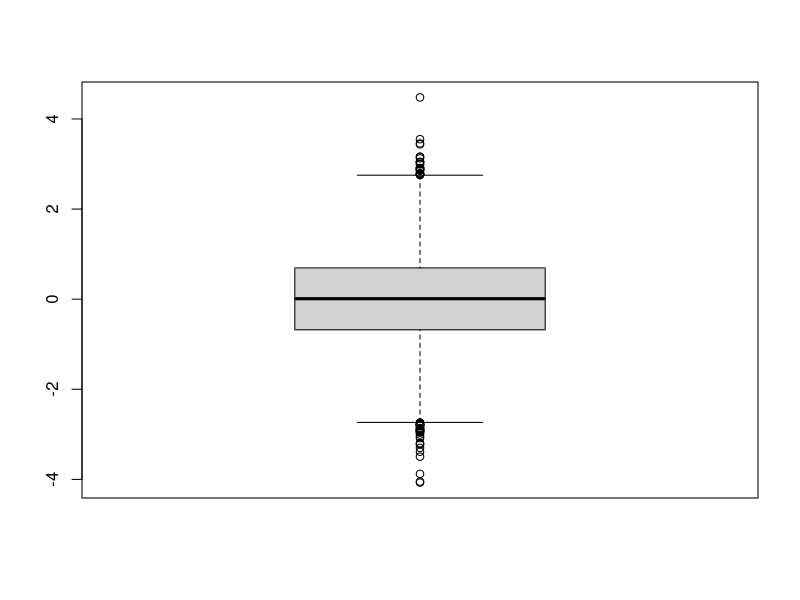
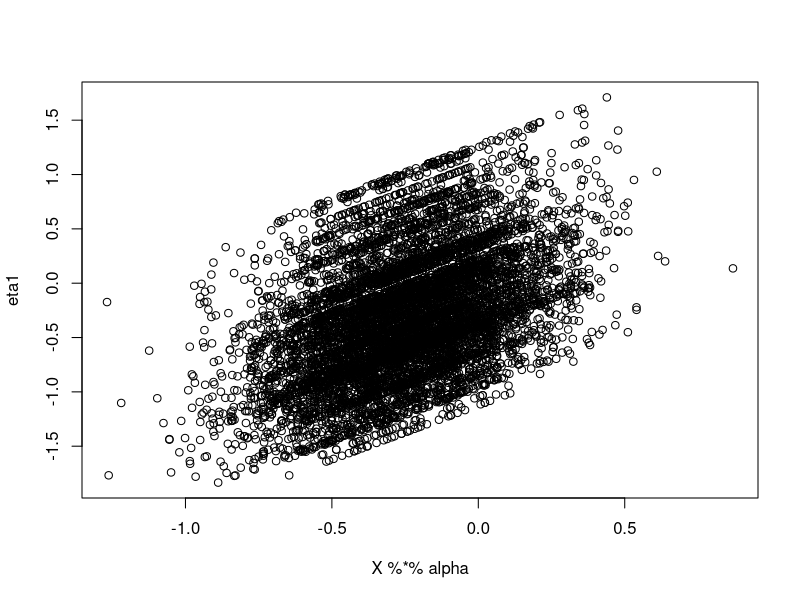
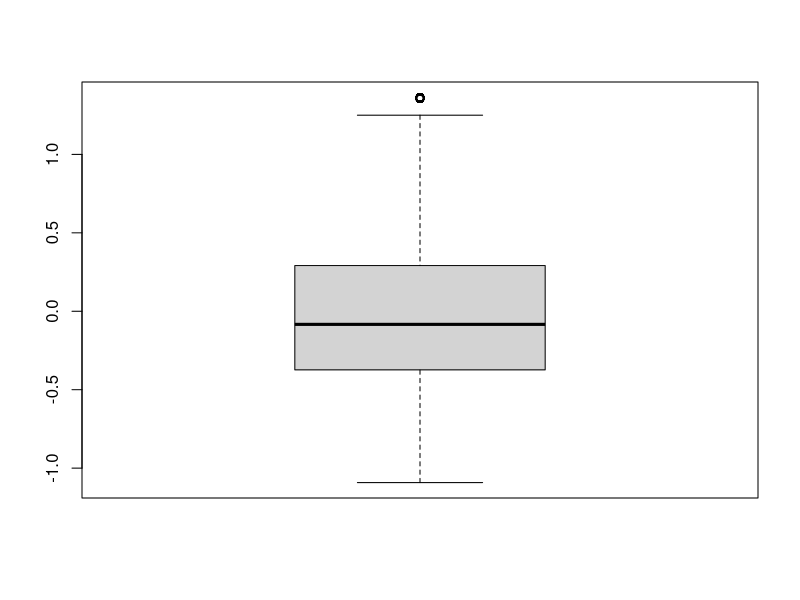
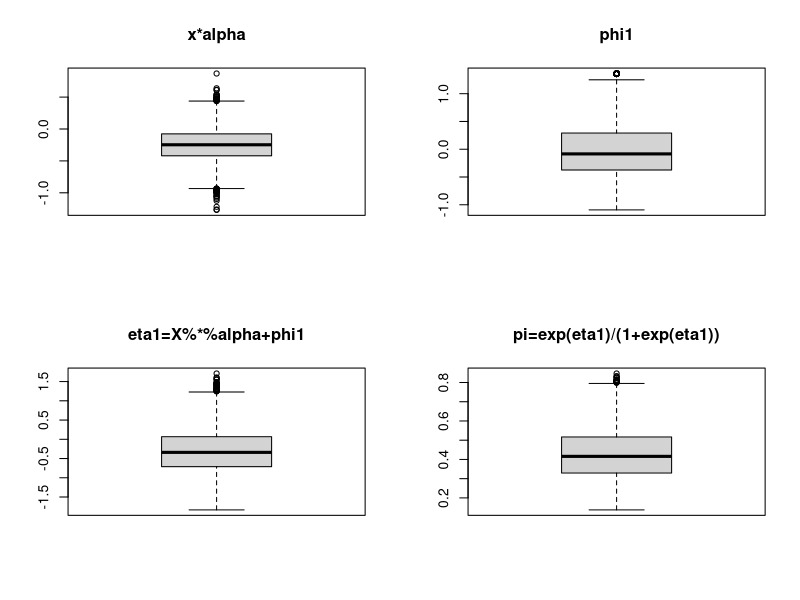
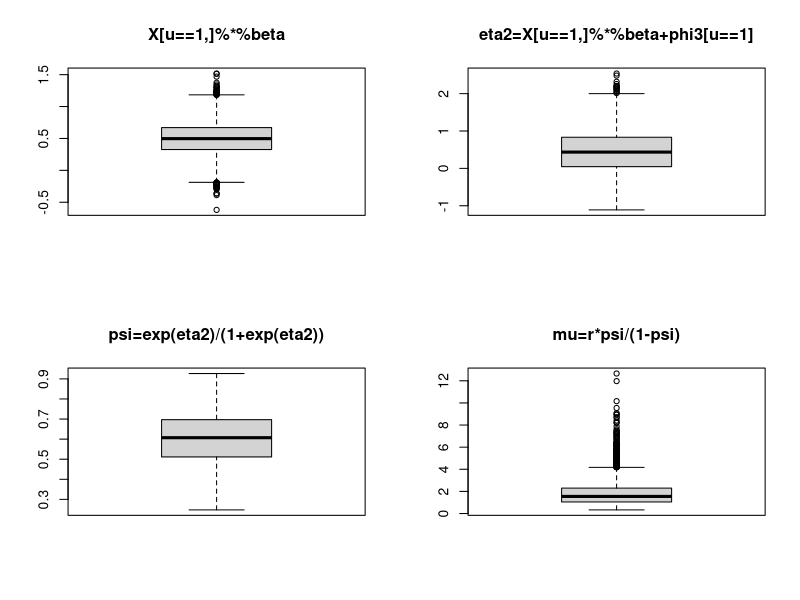
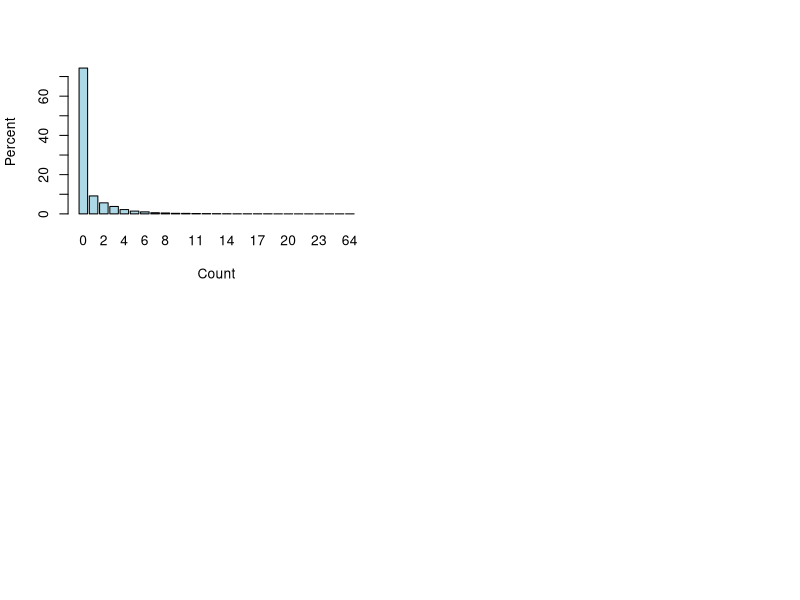

Here is the R script that generated these plots, in order: (Note: this script raises an error after producing the figures.)
rm(list = ls())
library(mvtnorm)

set.seed(12072021)
##################
# Parameter Setting #
##################
n <- 200 # Number of spatial units
n_time_points <- 20
n_unit_mat <- matrix(rpois(n * n_time_points, 2), nrow = n, byrow = T) # number of obs in each sampling unit

N <- sum(n_unit_mat)
id <- c()
for (i in 1:nrow(n_unit_mat)) {
    id <- c(id, rep(i, sum(n_unit_mat[i, ])))
}
tp_seq <- c()
for (j in 1:ncol(n_unit_mat)) {
    tp_seq <- c(tp_seq, rep(j, sum(n_unit_mat[, j])))
}
# spatial design matrix
library(Matrix)
Vs <- as.matrix(sparseMatrix(i = 1:N, j = id, x = rep(1, N)))
Vs[1:15, 1:10]
# temporal design matrix
Vt <- as.matrix(sparseMatrix(i = 1:N, j = tp_seq, x = rep(1, N)))
Vt[1:15, 1:10]
##################
# Generate Data  #
##################
coords <- cbind(runif(n), runif(n))
x <- rnorm(N, 0, 1)
boxplot(x)
X <- cbind(1, x) # Design matrix, can add additional covariates (e.g., race, age, gender)
p <- ncol(X)


#################
# Fixed Effects #
#################
# Binomial Part
true.alpha <- alpha <- c(-0.25, 0.25)

# Count Part
true.beta <- beta <- c(.5, -.25)

#################
# Spatial Random Effects #
#################
true.phi_bin <- phi_bin <- true.phi_nb <- phi_nb <- 8
true.sigma1s <- sigma1s <- true.sigma2s <- sigma2s <- 0.5
Ds <- as.matrix(dist(coords))
Ks_bin <- sigma1s^2 * exp(-phi_bin * Ds)
Ks_nb <- sigma2s^2 * exp(-phi_nb * Ds)
true.a <- a <- t(rmvnorm(n = 1, sigma = Ks_bin))
true.c <- c <- t(rmvnorm(n = 1, sigma = Ks_nb))

#################
# Temporal Random Effects #
#################
w <- matrix(1:n_time_points, ncol = 1)
true.l1t <- l1t <- true.l2t <- l2t <- 1
true.sigma1t <- sigma1t <- true.sigma2t <- sigma2t <- 0.2
Dt <- as.matrix(dist(w))
Kt_bin <- sigma1t^2 * exp(-Dt / (l1t^2))
Kt_nb <- sigma2t^2 * exp(-Dt / (l2t^2))
true.b <- b <- t(rmvnorm(n = 1, sigma = Kt_bin))
true.d <- d <- t(rmvnorm(n = 1, sigma = Kt_nb))


#################
# Random Noise #
#################
true.sigma_eps1s <- sigma_eps1s <- true.sigma_eps2s <- sigma_eps2s <- 0.05
true.eps1s <- eps1s <- t(rmvnorm(n = 1, sigma = diag(sigma_eps1s^2, nrow = n)))
true.eps2s <- eps2s <- t(rmvnorm(n = 1, sigma = diag(sigma_eps2s^2, nrow = n)))
true.sigma_eps1t <- sigma_eps1t <- true.sigma_eps2t <- sigma_eps2t <- 0.05
true.eps1t <- eps1t <- t(rmvnorm(n = 1, sigma = diag(sigma_eps1t^2, nrow = n_time_points)))
true.eps2t <- eps2t <- t(rmvnorm(n = 1, sigma = diag(sigma_eps2t^2, nrow = n_time_points)))
summary(true.eps1t)
summary(true.eps2t)
#################
# Binomial Simulation #
#################
# combine the spatial and temporal effects
V <- cbind(Vs, Vt)
true.phi1 <- phi1 <- Vs %*% a + Vt %*% b
eta1 <- X %*% alpha + phi1 + Vs %*% eps1s + Vt %*% eps1t

plot(X %*% alpha, eta1)
boxplot(phi1[, 1])

pi <- exp(eta1) / (1 + exp(eta1)) # 1-pr("structural zero")

# plot for the binomial part
par(mfrow = c(2, 2))
boxplot(X %*% alpha, main = "x*alpha")
boxplot(phi1[, 1], main = "phi1")
boxplot(eta1[, 1], main = "eta1=X%*%alpha+phi1")
boxplot(pi[, 1], main = "pi=exp(eta1)/(1+exp(eta1))")

u <- rbinom(N, 1, pi[, 1]) # at-risk indicator
N1 <- sum(u)
pstruct0 <- 1 - mean(u) # Proportion of structural zeros
# boxplot(phi2*x)


tmp <- u
tmp[u == 0] <- 0 # If in structural group then set tmp to 0
nis1 <- tapply(tmp, id, sum) # Number of at risk observations in each county

#################
# NB Simulation #
#################
true.phi3 <- phi3 <- Vs %*% c + Vt %*% d
eta2 <- X[u == 1, ] %*% beta + phi3[u == 1, ] + Vs[u == 1, ] %*% eps2s + Vt[u == 1, ] %*% eps2t # Linear predictor for count part
N1 <- sum(u == 1)

r <- 1 # NB dispersion
psi <- exp(eta2) / (1 + exp(eta2)) # Prob of success

mu <- r * psi / (1 - psi) # NB mean
y <- rep(0, N) # Response
y[u == 1] <- rnbinom(N1, r, mu = mu[, 1]) # If at risk, draw from NB
pzero <- length(y[y == 0]) / N # Proportion of zeros

par(mfrow = c(2, 2))
boxplot(X %*% beta, main = "X[u==1,]%*%beta")
boxplot(eta2[, 1], main = "eta2=X[u==1,]%*%beta+phi3[u==1]")
boxplot(psi[, 1], main = "psi=exp(eta2)/(1+exp(eta2))")
boxplot(mu[, 1], main = "mu=r*psi/(1-psi)")

tmp <- table(y) / N * 100 # convert to %s (divide by N multiply by 100)
tmp[1:5]
barplot(tmp, ylab = "Percent", xlab = "Count", col = "lightblue")

save(
    list = ls(all.names = TRUE),
    file = "/Users/qinghe/Documents/project/zigp/ZINB/simulation/simdata_dynamic.RData",
    envir = .GlobalEnv
)
